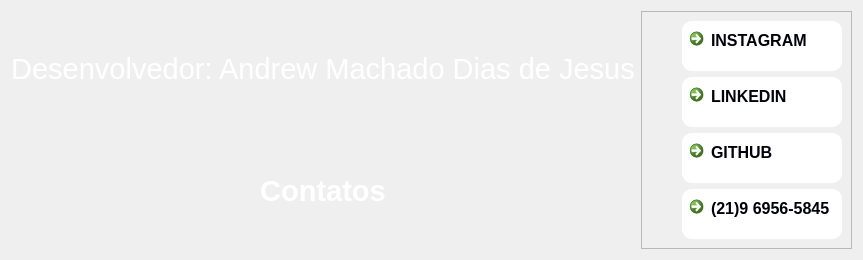
      <widget class="QWidget" name="page_contato">
       <layout class="QHBoxLayout" name="horizontalLayout_22">
        <item>
         <layout class="QVBoxLayout" name="verticalLayout_11">
          <item>
           <widget class="QLabel" name="label_20">
            <property name="text">
             <string>&lt;html&gt;&lt;head/&gt;&lt;body&gt;&lt;p align=&quot;center&quot;&gt;&lt;span style=&quot; font-size:22pt; color:#ffffff;&quot;&gt;Desenvolvedor: Andrew Machado Dias de Jesus&lt;/span&gt;&lt;/p&gt;&lt;/body&gt;&lt;/html&gt;</string>
            </property>
           </widget>
          </item>
          <item>
           <widget class="QLabel" name="label_17">
            <property name="text">
             <string>&lt;html&gt;&lt;head/&gt;&lt;body&gt;&lt;p align=&quot;center&quot;&gt;&lt;span style=&quot; font-size:22pt; font-weight:600; color:#ffffff;&quot;&gt;Contatos&lt;/span&gt;&lt;/p&gt;&lt;/body&gt;&lt;/html&gt;</string>
            </property>
            <property name="alignment">
             <set>Qt::AlignCenter</set>
            </property>
           </widget>
          </item>
         </layout>
        </item>
        <item>
         <widget class="QFrame" name="frame_7">
          <property name="frameShape">
           <enum>QFrame::StyledPanel</enum>
          </property>
          <property name="frameShadow">
           <enum>QFrame::Raised</enum>
          </property>
          <layout class="QVBoxLayout" name="verticalLayout_10">
           <item>
            <layout class="QHBoxLayout" name="horizontalLayout_17">
             <item>
              <widget class="QLabel" name="img_insta">
               <property name="minimumSize">
                <size>
                 <width>25</width>
                 <height>25</height>
                </size>
               </property>
               <property name="maximumSize">
                <size>
                 <width>50</width>
                 <height>50</height>
                </size>
               </property>
               <property name="text">
                <string>&lt;html&gt;&lt;head/&gt;&lt;body&gt;&lt;p align=&quot;center&quot;&gt;&lt;img src=&quot;LojaAuto\instagram.png&quot;/&gt;&lt;/p&gt;&lt;/body&gt;&lt;/html&gt;</string>
               </property>
              </widget>
             </item>
             <item>
              <widget class="QCommandLinkButton" name="btn_insta">
               <property name="minimumSize">
                <size>
                 <width>160</width>
                 <height>50</height>
                </size>
               </property>
               <property name="maximumSize">
                <size>
                 <width>160</width>
                 <height>50</height>
                </size>
               </property>
               <property name="cursor">
                <cursorShape>PointingHandCursor</cursorShape>
               </property>
               <property name="styleSheet">
                <string notr="true">QPushButton{
	color: rgb(0,0,10);
	background-color: #fff;
	border-radius: 10px;
	font-size: 16px;
}
QPushButton:hover{
	background-color: rgb(170,255,255);
	color:back;
}</string>
               </property>
               <property name="text">
                <string>INSTAGRAM</string>
               </property>
              </widget>
             </item>
            </layout>
           </item>
           <item>
            <layout class="QHBoxLayout" name="horizontalLayout_18">
             <item>
              <widget class="QLabel" name="img_linkedin">
               <property name="maximumSize">
                <size>
                 <width>50</width>
                 <height>50</height>
                </size>
               </property>
               <property name="text">
                <string>&lt;html&gt;&lt;head/&gt;&lt;body&gt;&lt;p&gt;&lt;img src=&quot;\icons8-linkedin-circundado-30.png&quot;/&gt;&lt;/p&gt;&lt;/body&gt;&lt;/html&gt;</string>
               </property>
              </widget>
             </item>
             <item>
              <widget class="QCommandLinkButton" name="btn_linkedin">
               <property name="minimumSize">
                <size>
                 <width>160</width>
                 <height>50</height>
                </size>
               </property>
               <property name="maximumSize">
                <size>
                 <width>160</width>
                 <height>50</height>
                </size>
               </property>
               <property name="cursor">
                <cursorShape>PointingHandCursor</cursorShape>
               </property>
               <property name="styleSheet">
                <string notr="true">QPushButton{
	color: rgb(0,0,10);
	background-color: #fff;
	border-radius: 10px;
	font-size: 16px;
}
QPushButton:hover{
	background-color: rgb(170,255,255);
	color:back;
}</string>
               </property>
               <property name="text">
                <string>LINKEDIN</string>
               </property>
              </widget>
             </item>
            </layout>
           </item>
           <item>
            <layout class="QHBoxLayout" name="horizontalLayout_21">
             <item>
              <widget class="QLabel" name="label_18">
               <property name="maximumSize">
                <size>
                 <width>50</width>
                 <height>50</height>
                </size>
               </property>
               <property name="text">
                <string>&lt;html&gt;&lt;head/&gt;&lt;body&gt;&lt;p&gt;&lt;img src=&quot;\icons8-github-32.png&quot;/&gt;&lt;/p&gt;&lt;/body&gt;&lt;/html&gt;</string>
               </property>
              </widget>
             </item>
             <item>
              <widget class="QCommandLinkButton" name="btn_github">
               <property name="minimumSize">
                <size>
                 <width>160</width>
                 <height>50</height>
                </size>
               </property>
               <property name="maximumSize">
                <size>
                 <width>160</width>
                 <height>50</height>
                </size>
               </property>
               <property name="cursor">
                <cursorShape>PointingHandCursor</cursorShape>
               </property>
               <property name="styleSheet">
                <string notr="true">QPushButton{
	color: rgb(0,0,10);
	background-color: #fff;
	border-radius: 10px;
	font-size: 16px;
}
QPushButton:hover{
	background-color: rgb(170,255,255);
	color:back;
}</string>
               </property>
               <property name="text">
                <string>GITHUB</string>
               </property>
              </widget>
             </item>
            </layout>
           </item>
           <item>
            <layout class="QHBoxLayout" name="horizontalLayout_20">
             <item>
              <widget class="QLabel" name="img_phone">
               <property name="maximumSize">
                <size>
                 <width>50</width>
                 <height>50</height>
                </size>
               </property>
               <property name="text">
                <string>&lt;html&gt;&lt;head/&gt;&lt;body&gt;&lt;p&gt;&lt;img src=&quot;\phone.png&quot;/&gt;&lt;/p&gt;&lt;/body&gt;&lt;/html&gt;</string>
               </property>
              </widget>
             </item>
             <item>
              <widget class="QCommandLinkButton" name="btn_phone">
               <property name="minimumSize">
                <size>
                 <width>160</width>
                 <height>50</height>
                </size>
               </property>
               <property name="maximumSize">
                <size>
                 <width>160</width>
                 <height>50</height>
                </size>
               </property>
               <property name="cursor">
                <cursorShape>PointingHandCursor</cursorShape>
               </property>
               <property name="styleSheet">
                <string notr="true">QPushButton{
	color: rgb(0,0,10);
	background-color: #fff;
	border-radius: 10px;
	font-size: 16px;
}
QPushButton:hover{
	background-color: rgb(170,255,255);
	color:back;
}</string>
               </property>
               <property name="text">
                <string>(21)9 6956-5845</string>
               </property>
              </widget>
             </item>
            </layout>
           </item>
          </layout>
         </widget>
        </item>
       </layout>
      </widget>
